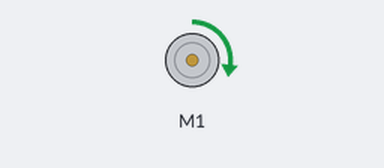
This sketch was run on a simulated Arduino Uno, built with avr-gcc and run on an emulated ATmega328P. Shown: DC motor (green arrow = forward, orange = backward, longer = faster).

Above: at 1.5 s.
At 4.5 s:
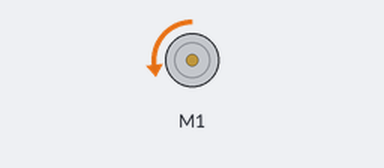
Timing chart, 0 to 7.8 s (numbered marks = the images above):
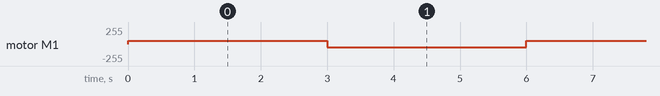

Measured:
- by itself, motor M1: alternates forward 50/255 for 3.0 s and backward 50/255 for 3.0 s

The sketch:

motor-mecanum-l293d.ino
```cpp
#include <AFMotor.h>

AF_DCMotor motor(1);


void setup(){
  motor.setSpeed(50);
  motor.run(RELEASE);
}

void loop(){
  motor.run(FORWARD);
  delay(3000);
  motor.run(BACKWARD);
  delay(3000);
}
```
